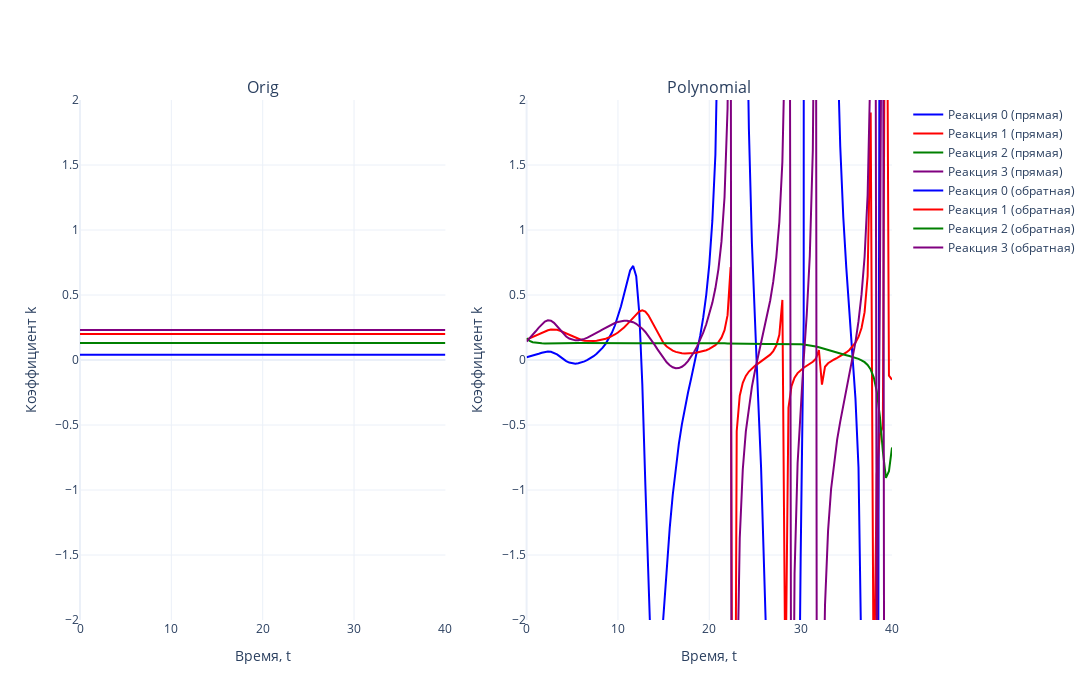

Source (notebook cell):
### Markdown cell above
## Генерация k в ходе обратной задачи

### Code cell
# Задаем цвета (4 цвета для реакций)
colors = ['blue', 'red', 'green', 'purple']

# Создаем два подграфика (2 столбца, 1 строка)
fig = make_subplots(rows=1, cols=2, subplot_titles=['Orig', 'Polynomial'])

# Первый график (прямая задача)
for i in range(N_REACTION):  
    fig.add_trace(go.Scatter(
        x=tsteps, 
        y=K_TRUE[i, :], 
        mode='lines', 
        name=f'Реакция {i} (прямая)',
        line=dict(color=colors[i % len(colors)])  # Применяем цвета циклично
    ), row=1, col=1)

# Второй график (обратная задача)
for i in range(N_REACTION):  
    fig.add_trace(go.Scatter(
        x=tsteps, 
        y=k_poly[i, :], 
        mode='lines', 
        name=f'Реакция {i} (обратная)',
        line=dict(color=colors[i % len(colors)])  # Применяем цвета циклично
    ), row=1, col=2)

# Настройки общего макета
fig.update_layout(
    template='plotly_white',
    width=1700,  # Общая ширина холста
    height=700,  # Высота холста
    showlegend=True
)

# Ограничение оси Y
fig.update_yaxes(range=[-2, 2], title_text='Коэффициент k', row=1, col=1)
fig.update_yaxes(range=[-2, 2], title_text='Коэффициент k', row=1, col=2)

# Подписи оси X
fig.update_xaxes(title_text='Время, t', row=1, col=1)
fig.update_xaxes(title_text='Время, t', row=1, col=2)

# Отображение графика
fig.show()
